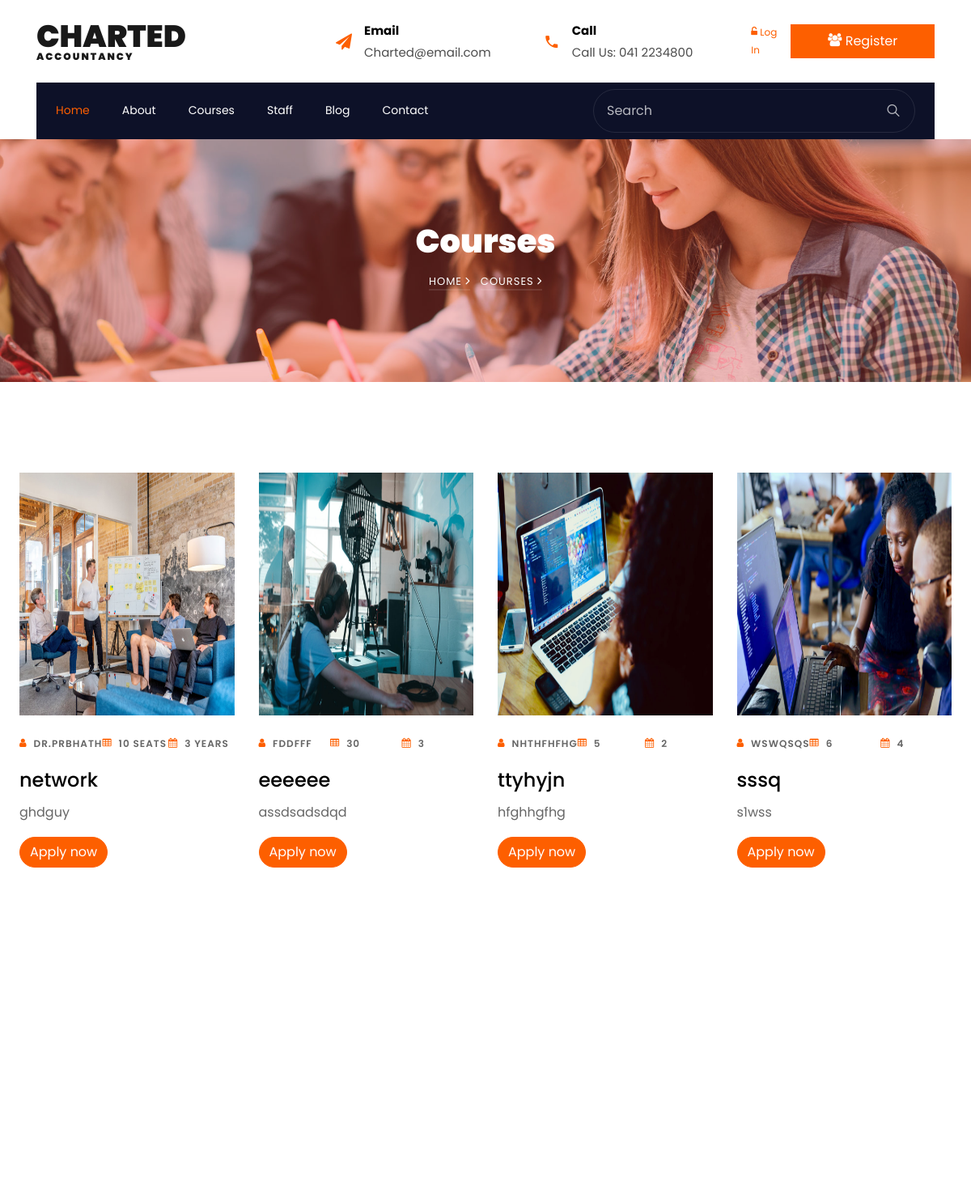
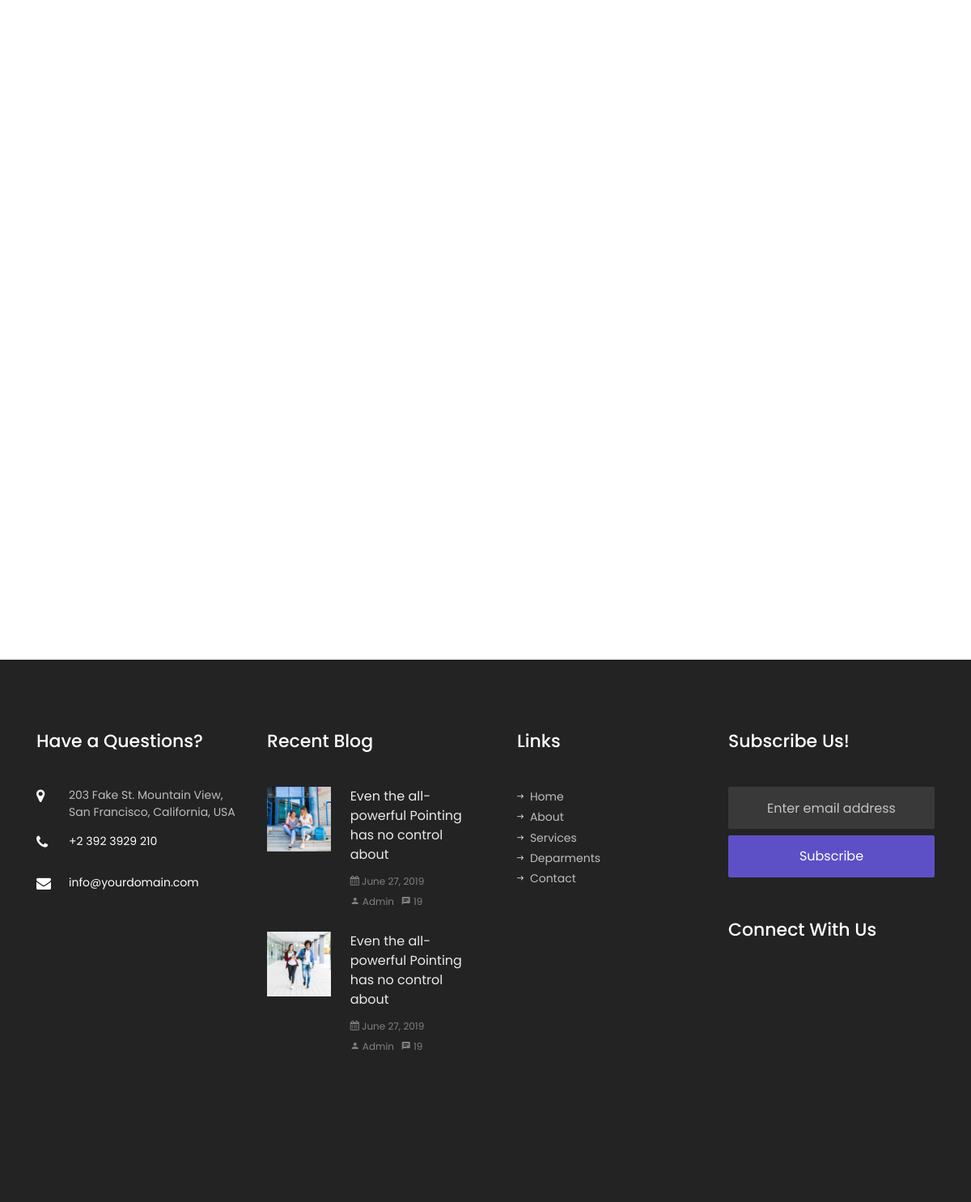
/courses.php, run on the app's committed database (2 pictures, top to bottom).
### tables this page shows
CREATE TABLE IF NOT EXISTS `course` (
  `course_id` varchar(20) NOT NULL,
  `course_name` varchar(255) NOT NULL,
  `lecturer` varchar(255) NOT NULL,
  `course_details` varchar(255) NOT NULL,
  `course_image` varchar(255) NOT NULL,
  `duration` varchar(50) NOT NULL,
  `no_of_seats_available` varchar(100) NOT NULL,
  PRIMARY KEY (`course_id`)
);

### courses.php (the view, shortened to what this page needs)
<?php
	require_once("connection.php");
	$product_query = "SELECT * FROM `course`";
    $product_result = mysqli_query($con,$product_query);
?>
<!DOCTYPE html>
<html lang="en">
  <head>
    <link rel="stylesheet" href="css/open-iconic-bootstrap.min.css">
    <link rel="stylesheet" href="css/animate.css">
    <link rel="stylesheet" href="css/owl.carousel.min.css">
    <link rel="stylesheet" href="css/owl.theme.default.min.css">
    <link rel="stylesheet" href="css/magnific-popup.css">
    <link rel="stylesheet" href="css/aos.css">
    <link rel="stylesheet" href="css/ionicons.min.css">
    <link rel="stylesheet" href="css/flaticon.css">
    <link rel="stylesheet" href="css/icomoon.css">
    <link rel="stylesheet" href="css/style.css">
  </head>
  <body>
	  <div class="bg-top navbar-light">
    	<div class="container">
    		<div class="row no-gutters d-flex align-items-center align-items-stretch">
    			<div class="col-md-4 d-flex align-items-center py-4">
    				<a class="navbar-brand" href="index.php">Charted <span>Accountancy</span></a>
    			</div>
	    		<div class="col-lg-8 d-block">
		    		<div class="row d-flex">
					    <div class="col-md d-flex topper align-items-center align-items-stretch py-md-4">
					    	<div class="icon d-flex justify-content-center align-items-center"><span class="icon-paper-plane"></span></div>
					    	<div class="text">
					    		<span>Email</span>
						    	<span>Charted@email.com</span>
						    </div>
					    </div>
					    <div class="col-md d-flex topper align-items-center align-items-stretch py-md-4">
					    	<div class="icon d-flex justify-content-center align-items-center"><span class="icon-phone2"></span></div>
						    <div class="text">
						    	<span>Call</span>
						    	<span>Call Us: 041 2234800</span>
						    </div>
					    </div>
					    <div class="col-md topper d-flex align-items-center justify-content-end">
           					<a href="student/login.php" class="small mr-3"><span class="icon-unlock-alt"></span> Log In</a>
            				<a href="student/register.php" class="small btn btn-primary px-4 py-2 rounded-0"><span class="icon-users"></span> Register</a>
            			</div>
				    </div>
			    </div>
		    </div>
		  </div>
    </div>
	  <nav class="navbar navbar-expand-lg navbar-dark bg-dark ftco-navbar-light" id="ftco-navbar">
	    <div class="container d-flex align-items-center px-4">
	      <form action="#" class="searchform order-lg-last">
          <div class="form-group d-flex">
            <input type="text" class="form-control pl-3" placeholder="Search">
            <button type="submit" placeholder="" class="form-control search"><span class="ion-ios-search"></span></button>
          </div>
        </form>
	      <div class="collapse navbar-collapse" id="ftco-nav">
	        <ul class="navbar-nav mr-auto">
	        	<li class="nav-item active"><a href="index.php" class="nav-link pl-0">Home</a></li>
	        	<li class="nav-item"><a href="about.php" class="nav-link">About</a></li>
	        	<li class="nav-item"><a href="courses.php" class="nav-link">Courses</a></li>
	        	<li class="nav-item"><a href="lecturer.php" class="nav-link">Staff</a></li>
	        	<li class="nav-item"><a href="blog.php" class="nav-link">Blog</a></li>
	          <li class="nav-item"><a href="contact.php" class="nav-link">Contact</a></li>
	        </ul>
	      </div>
	    </div>
	  </nav>
    <section class="hero-wrap hero-wrap-2" style="background-image: url('images/bg_1.jpg');">
      <div class="overlay"></div>
      <div class="container">
        <div class="row no-gutters slider-text align-items-center justify-content-center">
          <div class="col-md-9 ftco-animate text-center">
            <h1 class="mb-2 bread">Courses</h1>
            <p class="breadcrumbs"><span class="mr-2"><a href="index.php">Home <i class="ion-ios-arrow-forward"></i></a></span> <span>Courses <i class="ion-ios-arrow-forward"></i></span></p>
          </div>
        </div>
      </div>
    </section>
    <section class="ftco-section">
			<div class="container-fluid px-4">
				<div class="row">
				<?php
				if($product_result){
                  	while($course = mysqli_fetch_assoc($product_result)){
					echo "<div class=\"col-md-3 course ftco-animate\">
						<img class=\"img\" src=\"{$course['course_image']}\" alt=\"\">
						<div class=\"text pt-4\">
							<p class=\"meta d-flex\">
								<span><i class=\"icon-user mr-2\"></i>{$course['lecturer']}</span>
								<span><i class=\"icon-table mr-2\"></i>{$course['no_of_seats_available']}</span>
								<span><i class=\"icon-calendar mr-2\"></i>{$course['duration']}</span>
							</p>
							<h3><a href=\"#\">{$course['course_name']}</a></h3>
							<p>{$course['course_details']}</p>
							<p><a href=\"#\" class=\"btn btn-primary\">Apply now</a></p>
						</div>
					</div>";
					}
				}
				?>
				</div>
			</div>
		</section>
    <footer class="ftco-footer ftco-bg-dark ftco-section">
      <div class="container">
        <div class="row mb-5">
          <div class="col-md-6 col-lg-3">
            <div class="ftco-footer-widget mb-5">
            	<h2 class="ftco-heading-2">Have a Questions?</h2>
            	<div class="block-23 mb-3">
	              <ul>
	                <li><span class="icon icon-map-marker"></span><span class="text">203 Fake St. Mountain View, San Francisco, California, USA</span></li>
	                <li><a href="#"><span class="icon icon-phone"></span><span class="text">+2 392 3929 210</span></a></li>
	                <li><a href="#"><span class="icon icon-envelope"></span><span class="text">info@yourdomain.com</span></a></li>
	              </ul>
	            </div>
            </div>
          </div>
          <div class="col-md-6 col-lg-3">
            <div class="ftco-footer-widget mb-5">
              <h2 class="ftco-heading-2">Recent Blog</h2>
              <div class="block-21 mb-4 d-flex">
                <a class="blog-img mr-4" style="background-image: url(images/image_1.jpg);"></a>
                <div class="text">
                  <h3 class="heading"><a href="#">Even the all-powerful Pointing has no control about</a></h3>
                  <div class="meta">
                    <div><a href="#"><span class="icon-calendar"></span> June 27, 2019</a></div>
                    <div><a href="#"><span class="icon-person"></span> Admin</a></div>
                    <div><a href="#"><span class="icon-chat"></span> 19</a></div>
                  </div>
                </div>
              </div>
              <div class="block-21 mb-5 d-flex">
                <a class="blog-img mr-4" style="background-image: url(images/image_2.jpg);"></a>
                <div class="text">
                  <h3 class="heading"><a href="#">Even the all-powerful Pointing has no control about</a></h3>
                  <div class="meta">
                    <div><a href="#"><span class="icon-calendar"></span> June 27, 2019</a></div>
                    <div><a href="#"><span class="icon-person"></span> Admin</a></div>
                    <div><a href="#"><span class="icon-chat"></span> 19</a></div>
                  </div>
                </div>
              </div>
            </div>
          </div>
          <div class="col-md-6 col-lg-3">
            <div class="ftco-footer-widget mb-5 ml-md-4">
              <h2 class="ftco-heading-2">Links</h2>
              <ul class="list-unstyled">
                <li><a href="#"><span class="ion-ios-arrow-round-forward mr-2"></span>Home</a></li>
                <li><a href="#"><span class="ion-ios-arrow-round-forward mr-2"></span>About</a></li>
                <li><a href="#"><span class="ion-ios-arrow-round-forward mr-2"></span>Services</a></li>
                <li><a href="#"><span class="ion-ios-arrow-round-forward mr-2"></span>Deparments</a></li>
                <li><a href="#"><span class="ion-ios-arrow-round-forward mr-2"></span>Contact</a></li>
              </ul>
            </div>
          </div>
          <div class="col-md-6 col-lg-3">
            <div class="ftco-footer-widget mb-5">
            	<h2 class="ftco-heading-2">Subscribe Us!</h2>
              <form action="#" class="subscribe-form">
                <div class="form-group">
                  <input type="text" class="form-control mb-2 text-center" placeholder="Enter email address">
                  <input type="submit" value="Subscribe" class="form-control submit px-3">
                </div>
              </form>
            </div>
            <div class="ftco-footer-widget mb-5">
            	<h2 class="ftco-heading-2 mb-0">Connect With Us</h2>
            	<ul class="ftco-footer-social list-unstyled float-md-left float-lft mt-3">
              </ul>
            </div>
          </div>
        </div>
      </div>
    </footer>
  </body>
</html>

### css/icomoon.css (style rules this page uses)
[class^="icon-"], [class*=" icon-"] { font-family: 'icomoon' !important; speak: none; font-style: normal; font-weight: normal; font-variant: normal; text-transform: none; line-height: 1; -webkit-font-smoothing: antialiased; -moz-osx-font-smoothing: grayscale; }
.icon-user:before { content: "\f007"; }
.icon-map-marker:before { content: "\f041"; }
.icon-calendar:before { content: "\f073"; }
.icon-phone:before { content: "\f095"; }
.icon-users:before { content: "\f0c0"; }
.icon-table:before { content: "\f0ce"; }
.icon-envelope:before { content: "\f0e0"; }
.icon-unlock-alt:before { content: "\f13e"; }
.icon-paper-plane:before { content: "\f1d8"; }
.icon-phone2:before { content: "\e0cd"; }
.icon-chat:before { content: "\e0b7"; }
.icon-person:before { content: "\e7fd"; }

### data on the page
course: shows a picture, lecturer "DR.PRBHATH", no_of_seats_available "10 SEATS", duration "3 YEARS", course_name "network", course_details "ghdguy"
course: shows a picture, lecturer "FDDFFF", no_of_seats_available "30", duration "3", course_name "eeeeee", course_details "assdsadsdqd"
course: shows a picture, lecturer "NHTHFHFHG", no_of_seats_available "5", duration "2", course_name "ttyhyjn", course_details "hfghhgfhg"
course: shows a picture, lecturer "WSWQSQS", no_of_seats_available "6", duration "4", course_name "sssq", course_details "s1wss"
